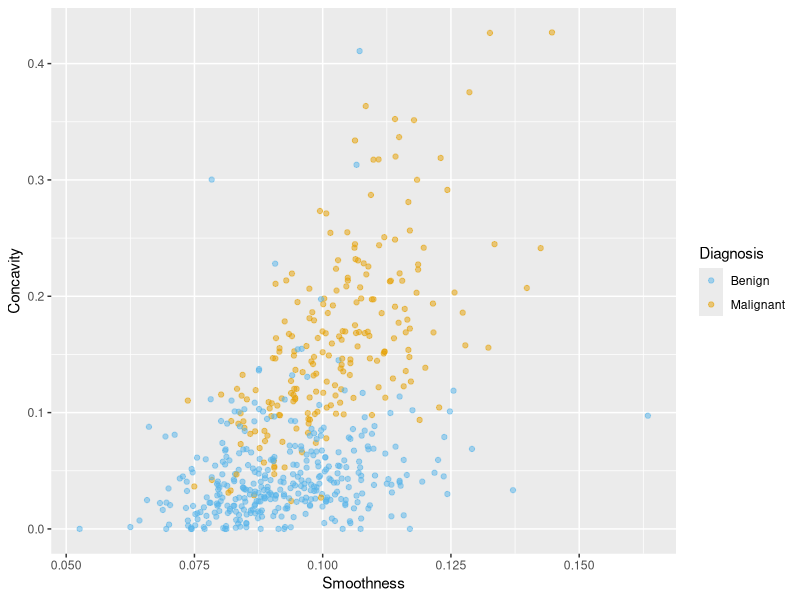
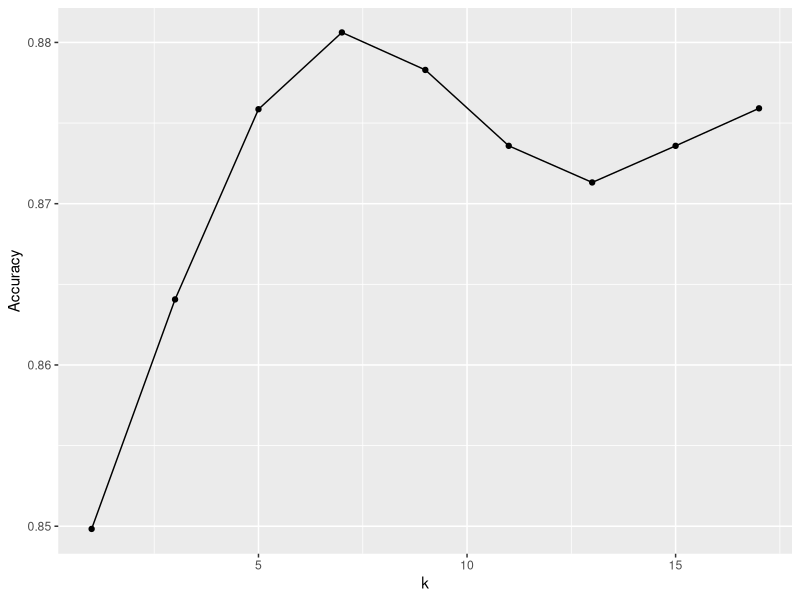
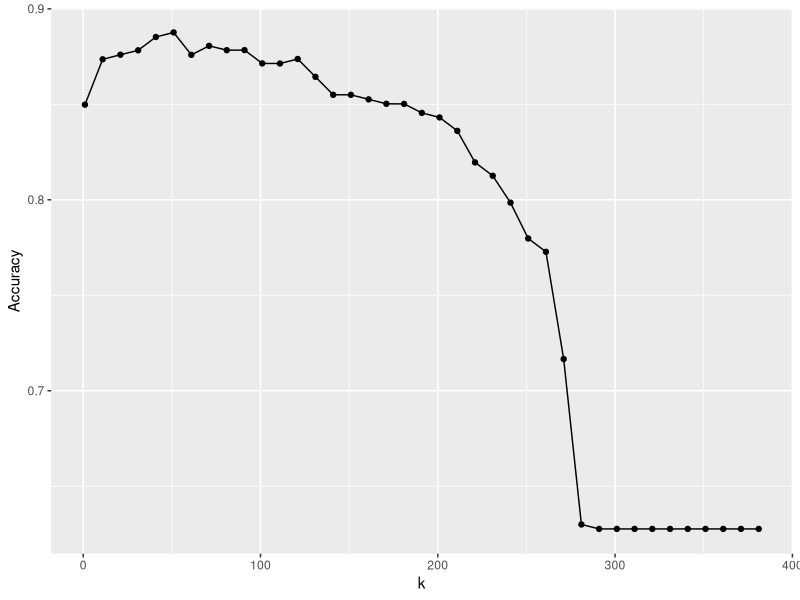
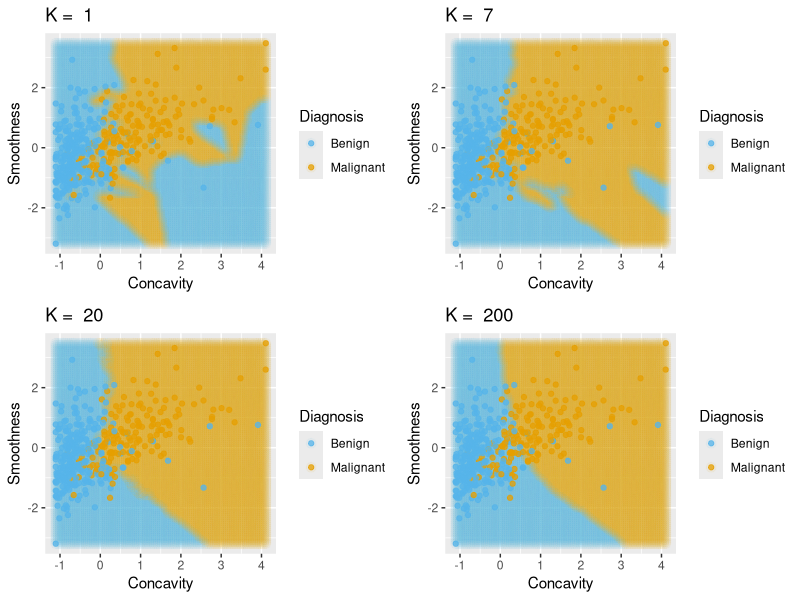

Write R code to recreate these figures, in order.
## ---- chunk 1
knitr::opts_chunk$set(message = FALSE)
## ---- chunk 2
# load libraries
library(tidyverse)
library(caret)

#load data
cancer <- read_csv("data/unscaled_wdbc.csv") %>% 
  mutate(Class = as.factor(Class)) # because we will be doing statistical analysis on a categorical variable

# colour palette
cbPalette <- c("#56B4E9", "#E69F00","#009E73", "#F0E442", "#0072B2", "#D55E00", "#CC79A7", "#999999") 

# create scatter plot of tumour cell concavity versus smoothness, 
# labelling the points be diagnosis class
perim_concav <- cancer %>%  
  ggplot(aes(x = Smoothness, y = Concavity, color = Class)) + 
    geom_point(alpha = 0.5) +
    labs(color = "Diagnosis") + 
    scale_color_manual(labels = c("Benign", "Malignant"), values = cbPalette)
perim_concav
## ---- chunk 3
set.seed(1) # makes the random selection of rows reproducible
set_rows <- cancer %>% 
  select(Class) %>% 
  unlist() %>% # converts Class from a tibble to a vector
  createDataPartition(p = 0.75, list = FALSE)
head(set_rows)
## ---- chunk 4
training_set <- cancer %>% slice(set_rows)
test_set <- cancer %>% slice(-set_rows)
glimpse(training_set)
## ---- chunk 5
glimpse(test_set)
## ---- chunk 6
scale_transformer <- preProcess(training_set, method = c("center", "scale")) 
training_set <- predict(scale_transformer, training_set)
test_set <- predict(scale_transformer, test_set)
## ---- chunk 7
X_train <- training_set %>% 
  select(Concavity, Smoothness) %>% 
  data.frame()
Y_train <- training_set %>% 
  select(Class) %>% 
  unlist()
k = data.frame(k = 3)

set.seed(1)
model_knn <- train(x = X_train, y = Y_train, method = "knn", tuneGrid = k)
model_knn
## ---- chunk 8
X_test <- test_set %>% 
  select(Concavity, Smoothness) %>% 
  data.frame()
Y_test_predicted <- predict(object = model_knn, X_test)
head(Y_test_predicted)
## ---- chunk 9
Y_test <- test_set %>% 
  select(Class) %>% 
  unlist()

model_quality <- confusionMatrix(data = Y_test_predicted, reference = Y_test)
model_quality
## ---- chunk 10
model_quality$overall[1]
## ---- chunk 11
X_train_total <- X_train
Y_train_total <- Y_train
## ---- chunk 12
accuracies <- c()
for (i in 1:5){
    set.seed(i) # makes the random selection of rows reproducible
    # create the 75 / 25 train/validation split
    set_rows <- Y_train_total %>% 
      createDataPartition(p = 0.75, list = FALSE)
    
    #split the X and Y data into train/validation
    X_train <- X_train_total %>% slice(set_rows)
    Y_train <- Y_train_total[set_rows]
    X_validation <- X_train_total %>% slice(-set_rows)
    Y_validation <- Y_train_total[-set_rows]
    
    #train the KNN model with K=3, and predict the validation labels
    k = data.frame(k = 3)
    model_knn <- train(x = X_train, y = Y_train, method = "knn", tuneGrid = k)
    Y_validation_predicted <- predict(object = model_knn, X_validation)
    
    #compute the accuracy
    model_quality <- confusionMatrix(data = Y_validation_predicted, reference = Y_validation)
    accuracies <- append(accuracies, model_quality$overall[1])
}
accuracies
## ---- chunk 13
train_control <- trainControl(method="cv", number = 5)
## ---- chunk 14
set.seed(1234)
k = data.frame(k = 3)
knn_model_cv_5fold <- train(x = X_train_total, y = Y_train_total, method = "knn", tuneGrid = k, trControl = train_control)
knn_model_cv_5fold
## ---- chunk 15
train_control <- trainControl(method="cv", number = 10)

set.seed(1234)
knn_model_cv_10fold <- train(x = X_train_total, y = Y_train_total, method = "knn", tuneGrid = k, trControl = train_control)
knn_model_cv_10fold
## ---- chunk 16
train_control <- trainControl(method="cv", number = 10)
k = data.frame(k = c(1, 3, 5, 7, 9, 11, 13, 15, 17))

set.seed(1234)
knn_model_cv_10fold <- train(x = X_train_total, y = Y_train_total, method = "knn", tuneGrid = k, trControl = train_control)
knn_model_cv_10fold
## ---- chunk 17
accuracies <- knn_model_cv_10fold$results
accuracies 
## ---- chunk 18
accuracy_vs_k <- ggplot(accuracies, aes(x = k, y = Accuracy)) +
  geom_point() +
  geom_line()
accuracy_vs_k
## ---- chunk 19
train_control <- trainControl(method="cv", number = 10)
k_lots = data.frame(k = seq(from = 1, to = 385, by = 10))
set.seed(1234)
knn_model_cv_10fold_lots <- train(x = X_train_total, y = Y_train_total, method = "knn", tuneGrid = k_lots, trControl = train_control)
accuracies_lots <- knn_model_cv_10fold_lots$results
accuracy_vs_k_lots <- ggplot(accuracies_lots, aes(x = k, y = Accuracy)) +
  geom_point() +
  geom_line()
accuracy_vs_k_lots
## ---- chunk 20
library(repr)
library(gridExtra)
ks <- c(1, 7, 20, 200)
plots <- list()

for (i in 1:length(ks)){
	#train the knn classifier
	k <- data.frame(k = ks[[i]])
	model_knn <- train(x = X_train_total, y = Y_train_total, method='knn', tuneGrid = k, trControl = train_control)
	
	#create a prediction pt grid
	con_grid <- seq(min(training_set$Concavity), max(training_set$Concavity), length.out = 100)
	smo_grid <- seq(min(training_set$Smoothness), max(training_set$Smoothness), length.out = 100)
	csgrid <- expand.grid(Concavity=con_grid, Smoothness=smo_grid)
	knnPredGrid <- predict(model_knn, newdata=csgrid)
	prediction_table <- bind_cols(csgrid, data.frame(Class=knnPredGrid))
	
	
	#create the basic plt
	plots[[i]] <- ggplot() + 
	    geom_point(data = prediction_table, mapping=aes(x = Concavity, y = Smoothness, color = Class), alpha=0.05, size=3.)+
	    geom_point(data = training_set, mapping=aes(x = Concavity, y = Smoothness, color = Class), alpha=0.75) +
	    labs(color = "Diagnosis") + 
            ggtitle(paste('K = ', k)) +
	    scale_color_manual(labels = c("Benign", "Malignant"), values = cbPalette)
}
grid.arrange(grobs = plots)
